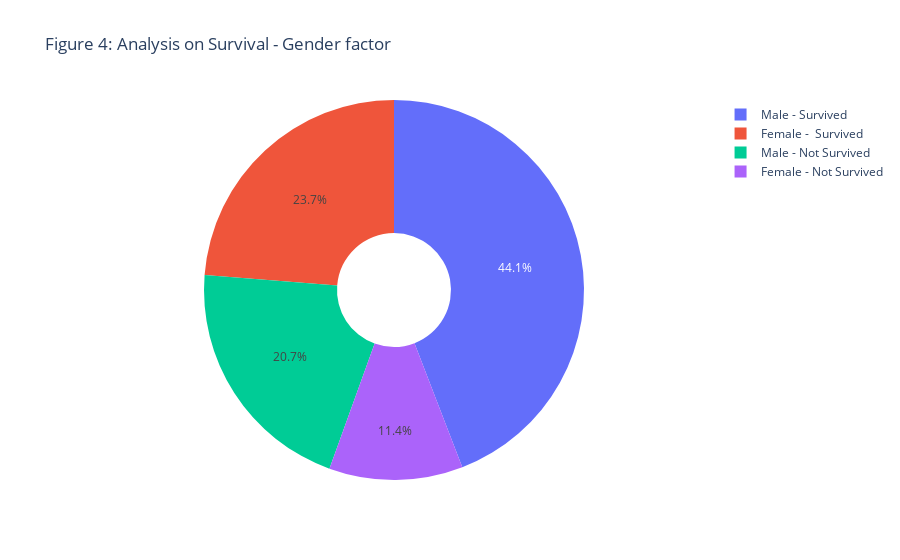

Here is the notebook cell this chart was saved with:
### Code cell
import plotly.graph_objs as go
heart_data = df.copy()
male = heart_data[heart_data["sex"]==1]
female = heart_data[heart_data["sex"]==0]
male_survival= male[male["DEATH_EVENT"]==0]
female_survival= female[female["DEATH_EVENT"]==0]
## assign the labels
labels = ['Male - Survived','Male - Not Survived', "Female -  Survived", "Female - Not Survived"]
## value is set according to the labels
values = [len(male[heart_data["DEATH_EVENT"]==0]),len(male[heart_data["DEATH_EVENT"]==1]),
         len(female[heart_data["DEATH_EVENT"]==0]),len(female[heart_data["DEATH_EVENT"]==1])]
fig = go.Figure(data=[go.Pie(labels=labels,values=values,hole=.3)])
fig.update_layout(
    title_text = "Figure 4: Analysis on Survival - Gender factor"
)
fig.show()

### Figure 1 — Plotly figure (JSON) as saved in the notebook; plotly's stock layout.template omitted (floating-point values rounded to 4 significant figures)
{"data": [{"hole": 0.3, "labels": ["Male - Survived", "Male - Not Survived", "Female -  Survived", "Female - Not Survived"], "type": "pie", "values": [132, 62, 71, 34]}], "layout": {"title": {"text": "Figure 4: Analysis on Survival - Gender factor"}}}
